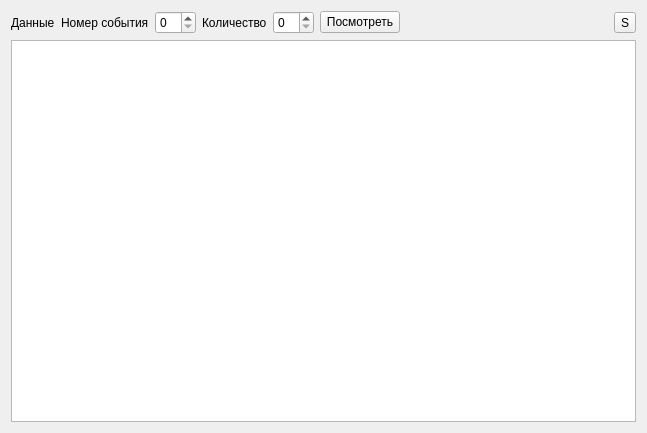
<?xml version="1.0" encoding="UTF-8"?>
<ui version="4.0">
 <class>ViewerBox</class>
 <widget class="QWidget" name="ViewerBox">
  <property name="geometry">
   <rect>
    <x>0</x>
    <y>0</y>
    <width>647</width>
    <height>433</height>
   </rect>
  </property>
  <property name="windowTitle">
   <string>Dialog</string>
  </property>
  <layout class="QVBoxLayout" name="verticalLayout_2">
   <item>
    <layout class="QHBoxLayout" name="horizontalLayout">
     <item>
      <widget class="QLabel" name="label_4">
       <property name="sizePolicy">
        <sizepolicy hsizetype="Fixed" vsizetype="Preferred">
         <horstretch>0</horstretch>
         <verstretch>0</verstretch>
        </sizepolicy>
       </property>
       <property name="text">
        <string>Данные</string>
       </property>
      </widget>
     </item>
     <item>
      <layout class="QHBoxLayout" name="metadata_layout"/>
     </item>
     <item>
      <widget class="QLabel" name="label">
       <property name="text">
        <string>Номер события</string>
       </property>
      </widget>
     </item>
     <item>
      <widget class="QSpinBox" name="sb_num_event"/>
     </item>
     <item>
      <widget class="QLabel" name="label_2">
       <property name="text">
        <string>Количество</string>
       </property>
      </widget>
     </item>
     <item>
      <widget class="QSpinBox" name="sb_count_event"/>
     </item>
     <item>
      <widget class="QPushButton" name="btn_show_event">
       <property name="text">
        <string>Посмотреть</string>
       </property>
      </widget>
     </item>
     <item>
      <spacer name="horizontalSpacer">
       <property name="orientation">
        <enum>Qt::Horizontal</enum>
       </property>
       <property name="sizeHint" stdset="0">
        <size>
         <width>40</width>
         <height>20</height>
        </size>
       </property>
      </spacer>
     </item>
     <item>
      <widget class="QToolButton" name="btn_stat">
       <property name="text">
        <string>S</string>
       </property>
      </widget>
     </item>
    </layout>
   </item>
   <item>
    <widget class="QTableWidget" name="tw_viewer"/>
   </item>
  </layout>
 </widget>
 <tabstops>
  <tabstop>sb_num_event</tabstop>
  <tabstop>sb_count_event</tabstop>
  <tabstop>btn_show_event</tabstop>
  <tabstop>btn_stat</tabstop>
  <tabstop>tw_viewer</tabstop>
 </tabstops>
 <resources/>
 <connections/>
</ui>
